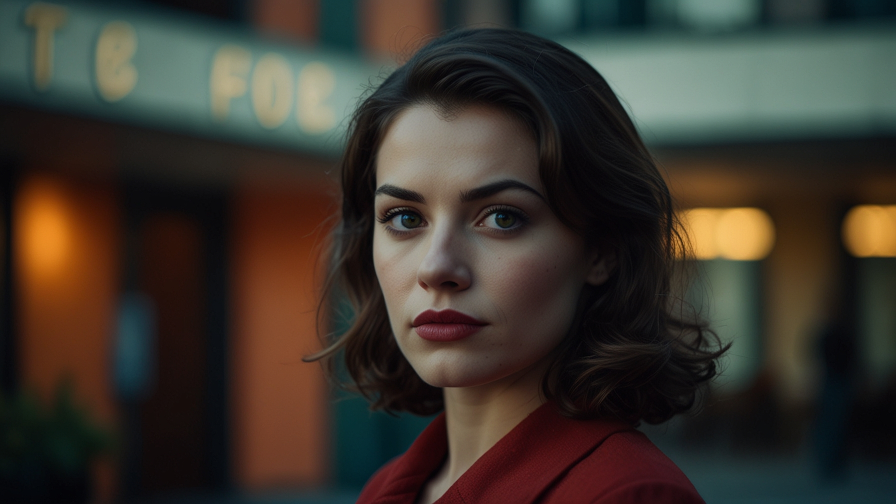
#> input picture website_images/game1_thumbnail.jpg, 1792 x 1008 px (shown at 1/2 size)
$ python -i functions.py   (imports and definitions only)
#> lines starting #> are read from the running program, lines starting #| are printed output that depends on the picture
from PIL import Image


def background_resize(file_path):
    # [6 lines of commented-out code are left out]
    return file_path


def character_resize(file_path):
#> called with file_path = 'website_images/game1_thumbnail.jpg'
    base_height= 500

    img = Image.open(file_path)
#> img is the input picture: PIL image 1792x1008 RGB; mean R, G, B 60.2, 54, 45.8
    if base_height == float(img.size[1]):
        return file_path

    wpercent = (base_height / float(img.size[1]))
#> wpercent = 0.496
    wsize = int((float(img.size[0]) * float(wpercent)))
#> wsize = 888
    img = img.resize((wsize, base_height), Image.Resampling.LANCZOS)
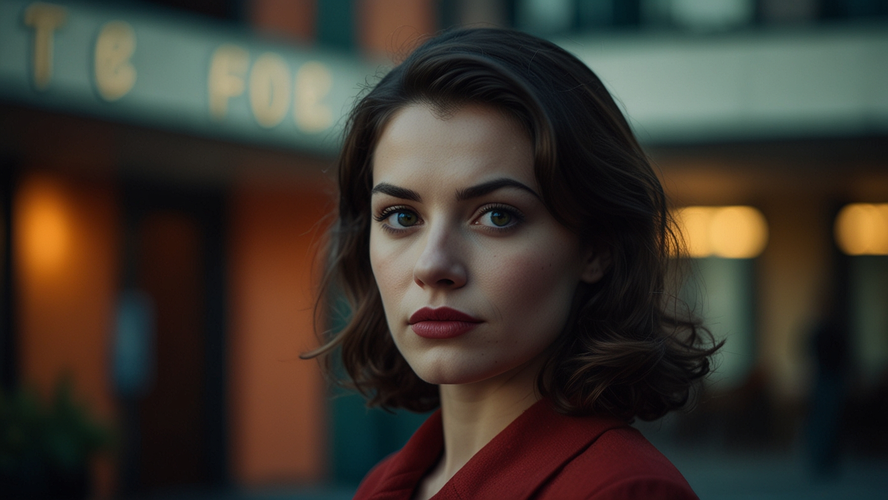
#> img: PIL image 888x500 RGB; mean R, G, B 60.2, 54, 45.8

    new_file = file_path.split('.')[0] + '_resize.' + file_path.split('.')[1]
    img.save(new_file)
    return new_file


>>> result = character_resize('website_images/game1_thumbnail.jpg')

$ run again, on website_images/game2_thumbnail.jpg
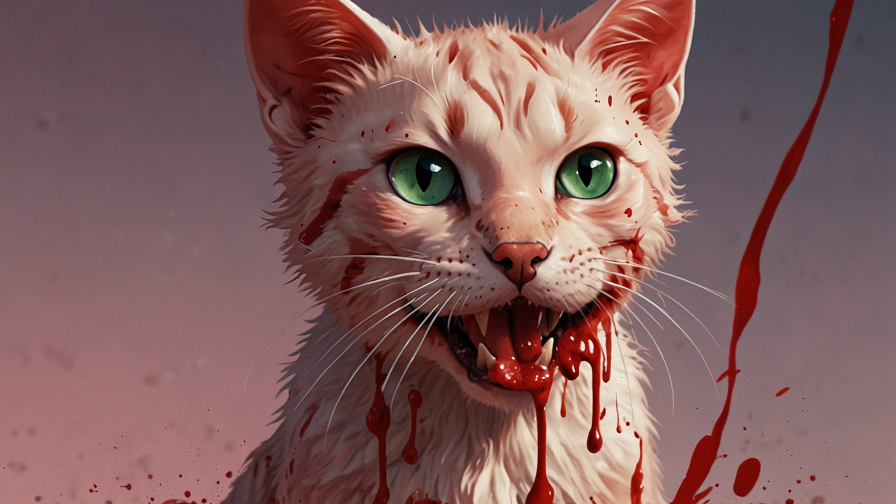
#> input picture website_images/game2_thumbnail.jpg, 1792 x 1008 px (shown at 1/2 size)
#> in character_resize, img is the input picture: PIL image 1792x1008 RGB; mean R, G, B 129.6, 93.7, 93.3
#> in character_resize, `img = img.resize((wsize, base_height), Image.Resampling.LANCZOS)`:
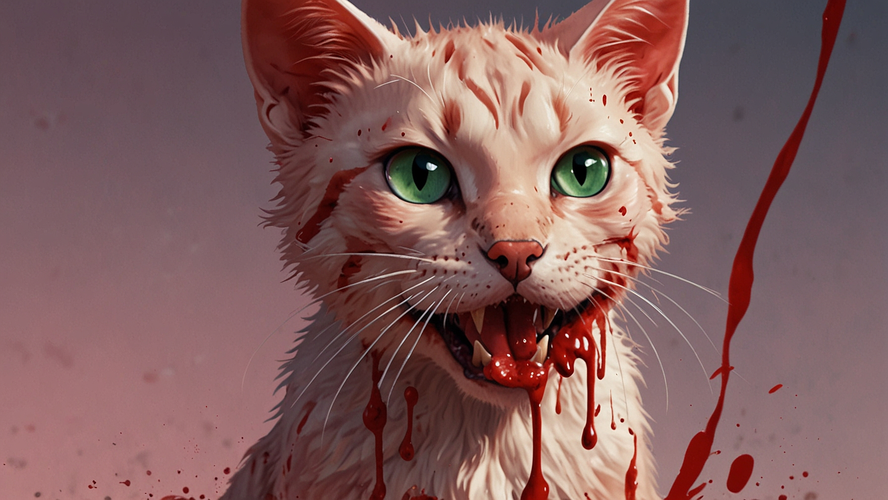
#> img: PIL image 888x500 RGB; mean R, G, B 129.6, 93.7, 93.3

$ run again, on website_images/game3_thumbnail.jpg
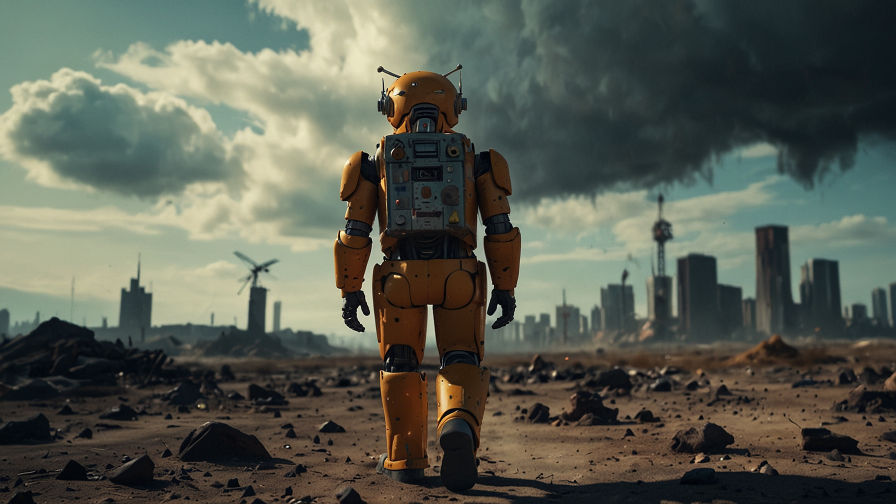
#> input picture website_images/game3_thumbnail.jpg, 1792 x 1008 px (shown at 1/2 size)
#> in character_resize, img is the input picture: PIL image 1792x1008 RGB; mean R, G, B 89, 92.9, 81.5
#> in character_resize, `img = img.resize((wsize, base_height), Image.Resampling.LANCZOS)`:
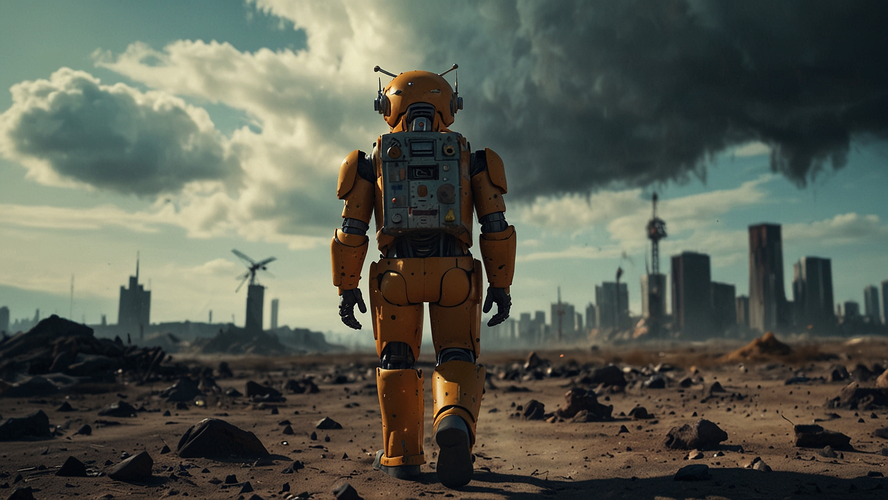
#> img: PIL image 888x500 RGB; mean R, G, B 89, 92.9, 81.5

$ run again, on website_images/game4_thumbnail.jpg
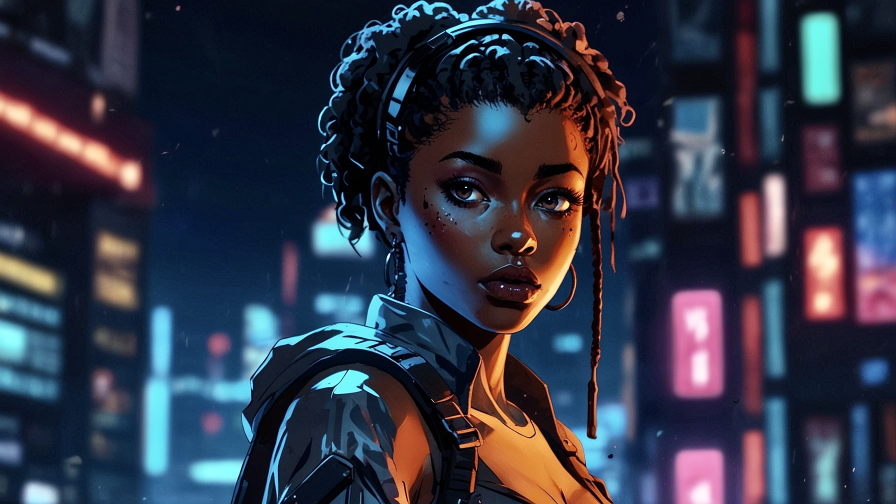
#> input picture website_images/game4_thumbnail.jpg, 1792 x 1008 px (shown at 1/2 size)
#> in character_resize, img is the input picture: PIL image 1792x1008 RGB; mean R, G, B 50.3, 54.7, 71.5
#> in character_resize, `img = img.resize((wsize, base_height), Image.Resampling.LANCZOS)`:
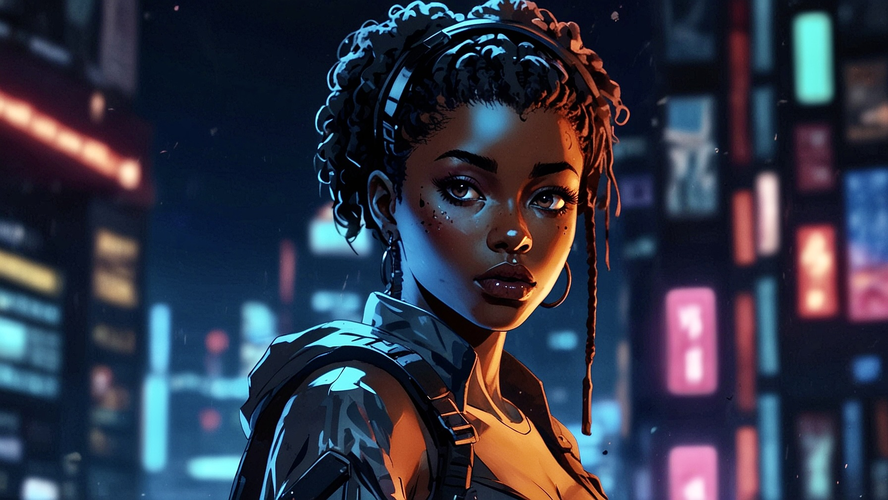
#> img: PIL image 888x500 RGB; mean R, G, B 50.4, 54.7, 71.5
